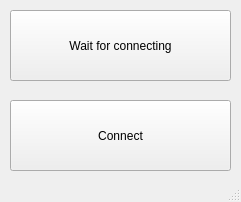
<?xml version="1.0" encoding="UTF-8"?>
<ui version="4.0">
 <class>MainWindow</class>
 <widget class="QMainWindow" name="MainWindow">
  <property name="geometry">
   <rect>
    <x>0</x>
    <y>0</y>
    <width>241</width>
    <height>202</height>
   </rect>
  </property>
  <property name="minimumSize">
   <size>
    <width>241</width>
    <height>202</height>
   </size>
  </property>
  <property name="maximumSize">
   <size>
    <width>241</width>
    <height>202</height>
   </size>
  </property>
  <property name="windowTitle">
   <string>MainWindow</string>
  </property>
  <widget class="QWidget" name="centralWidget">
   <widget class="QPushButton" name="pushButton">
    <property name="geometry">
     <rect>
      <x>10</x>
      <y>10</y>
      <width>221</width>
      <height>71</height>
     </rect>
    </property>
    <property name="text">
     <string>Wait for connecting</string>
    </property>
    <property name="autoDefault">
     <bool>false</bool>
    </property>
   </widget>
   <widget class="QPushButton" name="pushButton_2">
    <property name="geometry">
     <rect>
      <x>10</x>
      <y>100</y>
      <width>221</width>
      <height>71</height>
     </rect>
    </property>
    <property name="text">
     <string>Connect</string>
    </property>
   </widget>
  </widget>
  <widget class="QStatusBar" name="statusBar"/>
 </widget>
 <layoutdefault spacing="6" margin="11"/>
 <resources/>
 <connections/>
</ui>
